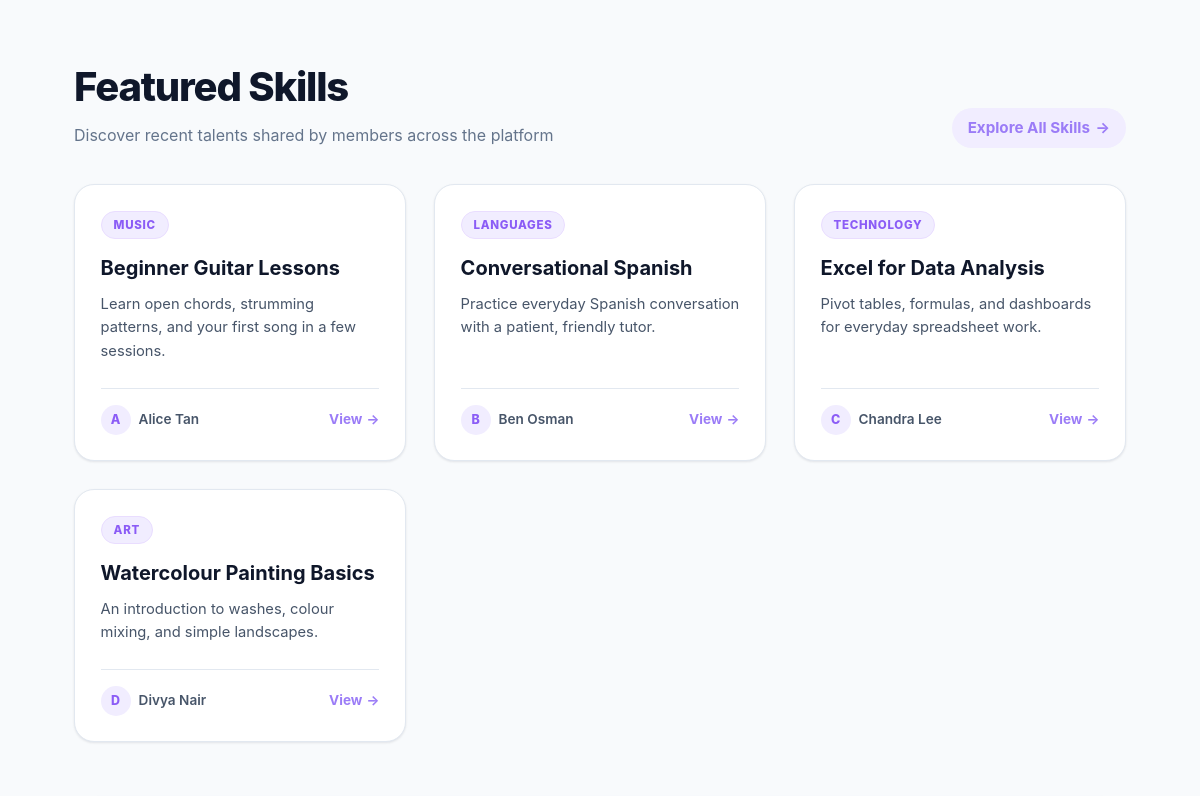
The app's page /public/index.php (middle part), older data.
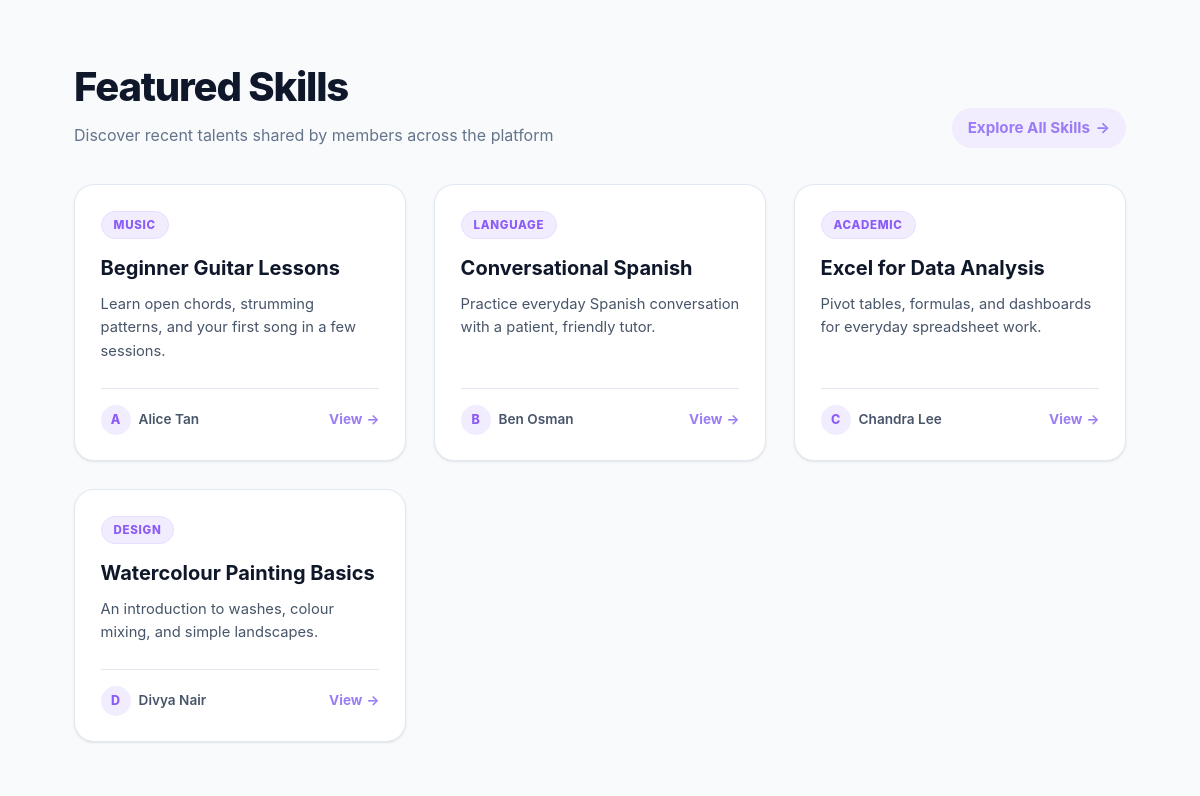
The same page, newer data.
### tables this page shows
CREATE TABLE IF NOT EXISTS skills (
    id INT UNSIGNED NOT NULL AUTO_INCREMENT,
    userId INT UNSIGNED NOT NULL,
    title VARCHAR(150) NOT NULL,
    category VARCHAR(50) NOT NULL,
    description TEXT NOT NULL,
    imagePath VARCHAR(255) DEFAULT NULL,
    createdAt TIMESTAMP NOT NULL DEFAULT CURRENT_TIMESTAMP,

    PRIMARY KEY (id),
    FOREIGN KEY (userId) REFERENCES users(id) ON DELETE CASCADE,  
    INDEX idx_category (category),
    INDEX idx_user (userId)
);

CREATE TABLE IF NOT EXISTS users (
    id INT UNSIGNED NOT NULL AUTO_INCREMENT,
    name VARCHAR(100) NOT NULL,
    email VARCHAR(150) NOT NULL UNIQUE,
    passwordHash VARCHAR(255) NOT NULL,
    creditsBalance INT NOT NULL DEFAULT 0,
    createdAt TIMESTAMP NOT NULL DEFAULT CURRENT_TIMESTAMP,

    PRIMARY KEY (id)
);

### public/index.php (the view, shortened to what this page needs)
<?php
require_once __DIR__ . '/../config/db.php';
$stmt = $pdo->query(
    'SELECT skills.*, users.name AS teacherName
    FROM skills
    JOIN users ON skills.userId = users.id
    ORDER BY skills.createdAt DESC LIMIT 6'
);
$featuredSkills = $stmt->fetchAll();
require_once __DIR__ . '/../includes/header.php';
?>
<link rel="stylesheet" href="/main/assets/css/home.css?v=<?php echo filemtime(__DIR__ . '/../assets/css/home.css'); ?>">
<div class="homepage">
    <div class="container">
        <section class="featured-skills-section">
            <div class="section-head-wrap">
                <div>
                    <h2>Featured Skills</h2>
                    <p>Discover recent talents shared by members across the platform</p>
                </div>
                <a href="/main/public/browse.php" class="see-all-link">
                    Explore All Skills <span>→</span>
                </a>
            </div>
            <?php if (empty($featuredSkills)): ?>
                <div class="empty-state">
                    <p>No skills have been posted yet.</p>
                    <p class="mt-1"><a href="/main/public/posting.php">Be the first to post a skill and kick off the community!</a></p>
                </div>
            <?php else: ?>
                <div class="skills-grid">
                    <?php foreach ($featuredSkills as $skill): ?>
                        <article class="skill-card">
                            <div>
                                <div class="skill-card-top">
                                    <span class="skill-cat-pill"><?php echo htmlspecialchars($skill['category']); ?></span>
                                </div>
                                <h3 class="skill-card-title">
                                    <a href="/main/public/details.php?id=<?php echo (int) $skill['id']; ?>">
                                        <?php echo htmlspecialchars($skill['title']); ?>
                                    </a>
                                </h3>
                                <p class="skill-card-desc">
                                    <?php echo htmlspecialchars($skill['description']); ?>
                                </p>
                            </div>
                            <div class="skill-card-footer">
                                <div class="skill-teacher-meta">
                                    <div class="teacher-avatar-sm">
                                        <?php echo htmlspecialchars(mb_substr($skill['teacherName'], 0, 1)); ?>
                                    </div>
                                    <span class="teacher-name-sm"><?php echo htmlspecialchars($skill['teacherName']); ?></span>
                                </div>
                                <a href="/main/public/details.php?id=<?php echo (int) $skill['id']; ?>" class="skill-card-action">
                                    View <span>→</span>
                                </a>
                            </div>
                        </article>
                    <?php endforeach; ?>
                </div>
            <?php endif; ?>
        </section>
    </div>
</div>
<?php require_once __DIR__ . '/../includes/footer.php'; ?>

Row changes from the older to the newer data that the page shows:
changed skills "Conversational Spanish": category "LANGUAGES" → "LANGUAGE"
changed skills "Excel for Data Analysis": category "TECHNOLOGY" → "ACADEMIC"
changed skills "Watercolour Painting Basics": category "ART" → "DESIGN"
